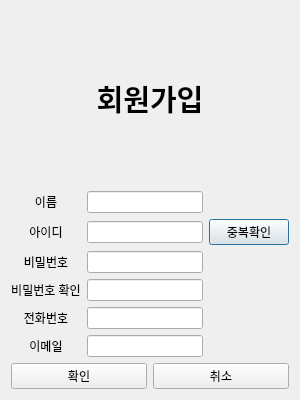
<?xml version="1.0" encoding="UTF-8"?>
<ui version="4.0">
 <class>SignUp</class>
 <widget class="QDialog" name="SignUp">
  <property name="geometry">
   <rect>
    <x>0</x>
    <y>0</y>
    <width>300</width>
    <height>400</height>
   </rect>
  </property>
  <property name="windowTitle">
   <string>Dialog</string>
  </property>
  <layout class="QVBoxLayout" name="verticalLayout" stretch="1,5,0">
   <item>
    <widget class="QLabel" name="label">
     <property name="font">
      <font>
       <pointsize>22</pointsize>
       <bold>true</bold>
      </font>
     </property>
     <property name="text">
      <string>회원가입</string>
     </property>
     <property name="alignment">
      <set>Qt::AlignmentFlag::AlignCenter</set>
     </property>
    </widget>
   </item>
   <item>
    <layout class="QGridLayout" name="gridLayout" rowstretch="0,0,0,0,0,0">
     <item row="0" column="0">
      <widget class="QLabel" name="label_2">
       <property name="text">
        <string>이름</string>
       </property>
       <property name="alignment">
        <set>Qt::AlignmentFlag::AlignCenter</set>
       </property>
      </widget>
     </item>
     <item row="5" column="0">
      <widget class="QLabel" name="label_7">
       <property name="text">
        <string>이메일</string>
       </property>
       <property name="alignment">
        <set>Qt::AlignmentFlag::AlignCenter</set>
       </property>
      </widget>
     </item>
     <item row="1" column="0">
      <widget class="QLabel" name="label_3">
       <property name="text">
        <string>아이디</string>
       </property>
       <property name="alignment">
        <set>Qt::AlignmentFlag::AlignCenter</set>
       </property>
      </widget>
     </item>
     <item row="4" column="0">
      <widget class="QLabel" name="label_6">
       <property name="text">
        <string>전화번호</string>
       </property>
       <property name="alignment">
        <set>Qt::AlignmentFlag::AlignCenter</set>
       </property>
      </widget>
     </item>
     <item row="2" column="0">
      <widget class="QLabel" name="label_4">
       <property name="text">
        <string>비밀번호</string>
       </property>
       <property name="alignment">
        <set>Qt::AlignmentFlag::AlignCenter</set>
       </property>
      </widget>
     </item>
     <item row="3" column="0">
      <widget class="QLabel" name="label_5">
       <property name="text">
        <string>비밀번호 확인</string>
       </property>
       <property name="alignment">
        <set>Qt::AlignmentFlag::AlignCenter</set>
       </property>
      </widget>
     </item>
     <item row="0" column="1" colspan="2">
      <widget class="QLineEdit" name="name_lineEdit"/>
     </item>
     <item row="2" column="1" colspan="2">
      <widget class="QLineEdit" name="pw_lineEdit"/>
     </item>
     <item row="3" column="1" colspan="2">
      <widget class="QLineEdit" name="pw_check_lineEdit"/>
     </item>
     <item row="4" column="1" colspan="2">
      <widget class="QLineEdit" name="phone_lineEdit">
       <property name="inputMethodHints">
        <set>Qt::InputMethodHint::ImhNone</set>
       </property>
      </widget>
     </item>
     <item row="5" column="1" colspan="2">
      <widget class="QLineEdit" name="email_lineEdit"/>
     </item>
     <item row="1" column="1" colspan="2">
      <widget class="QLineEdit" name="id_lineEdit"/>
     </item>
     <item row="1" column="3">
      <widget class="QPushButton" name="id_check_btn">
       <property name="text">
        <string>중복확인</string>
       </property>
      </widget>
     </item>
    </layout>
   </item>
   <item>
    <layout class="QHBoxLayout" name="horizontalLayout_2">
     <item>
      <widget class="QPushButton" name="ok_btn">
       <property name="text">
        <string>확인</string>
       </property>
      </widget>
     </item>
     <item>
      <widget class="QPushButton" name="cancel_btn">
       <property name="text">
        <string>취소</string>
       </property>
      </widget>
     </item>
    </layout>
   </item>
  </layout>
 </widget>
 <resources/>
 <connections/>
</ui>
